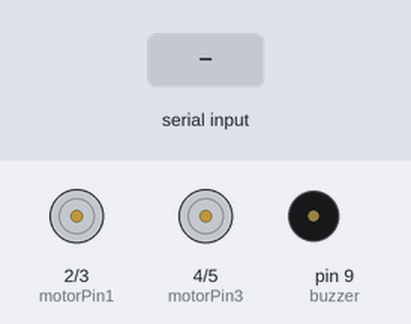
Bench run of a sketch on a simulated Arduino Uno, built with avr-gcc and run on an emulated ATmega328P. Shown: motor-driver pin pairs drawn as motors (green arrow = first pin HIGH = forward, orange = second pin HIGH = backward, longer = more drive), buzzer (waves = sounding). The test bench sets the inputs (shaded band).

Above: at 1.1 s.
3.1 s: "1" received over Serial
At 4.5 s:
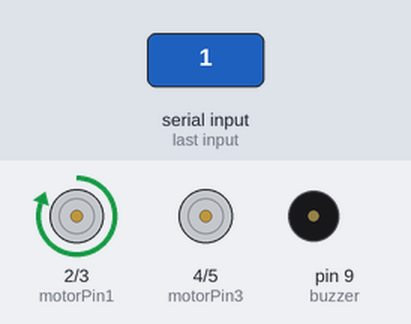
6.1 s: "2" received over Serial
At 7.8 s:
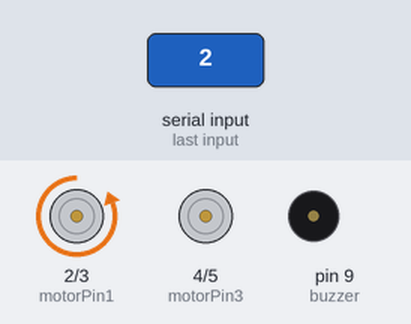
9.1 s: "3" received over Serial
At 10.3 s:
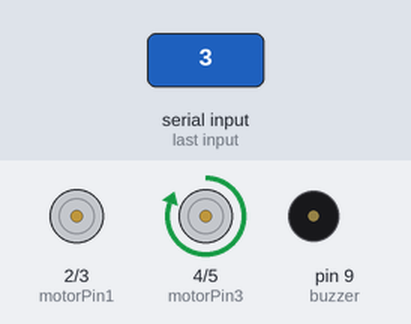
12.1 s: "4" received over Serial
At 13.8 s:
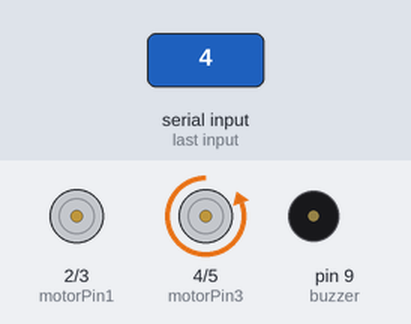
Timing chart, 0 to 16.1 s (numbered marks = the images above; inputs shaded):
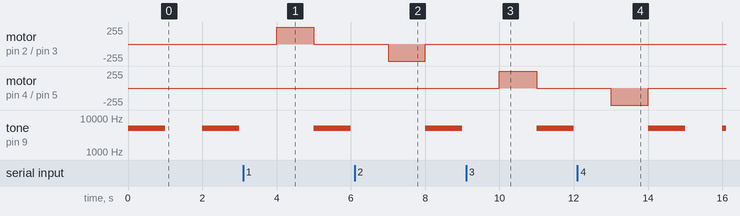

Measured:
- after the input at 3.1 s, motor on pin 2 (motorPin1) / pin 3 (motorPin2): stopped → forward 255/255 after 0.90 s, → stopped 1.0 s later
- after the input at 6.1 s, motor on pin 2 (motorPin1) / pin 3 (motorPin2): stopped → backward 255/255 after 0.90 s, → stopped 1.0 s later
- after the input at 9.1 s, motor on pin 4 (motorPin3) / pin 5 (motorPin4): stopped → forward 255/255 after 0.90 s, → stopped 1.0 s later
- after the input at 12.1 s, motor on pin 4 (motorPin3) / pin 5 (motorPin4): stopped → backward 255/255 after 0.90 s, → stopped 1.0 s later

The sketch:

buttonselectorarduino.ino
```cpp
int motorPin1 = 2;
int motorPin2 = 3;
int motorPin3 = 4;
int motorPin4 = 5;

const int buzzer = 9; //buzzer to arduino pin 9

void setup() {
  // Set motor pins as outputs
  pinMode(motorPin1, OUTPUT);
  pinMode(motorPin2, OUTPUT);
  pinMode(motorPin3, OUTPUT);
  pinMode(motorPin4, OUTPUT);

  pinMode(buzzer, OUTPUT); // Set buzzer - pin 9 as an output

  // Start serial communication
  Serial.begin(9600);
}

void loop() {

  tone(buzzer, 5000); // Send 1KHz sound signal...
  delay(1000);         // ...for 1 sec
  noTone(buzzer);     // Stop sound...
  delay(1000);         // ...for 1sec

  if (Serial.available() > 0) {
    char command = Serial.read();

    // Turn off all motors
    digitalWrite(motorPin1, LOW);
    digitalWrite(motorPin2, LOW);
    digitalWrite(motorPin3, LOW);
    digitalWrite(motorPin4, LOW);

    // Check the command and activate the corresponding motor
    switch(command) {
      case '1':
        digitalWrite(motorPin1, HIGH);
        delay(1000); // Wait for 1 second
        digitalWrite(motorPin1, LOW);
        break;
      case '2':
        digitalWrite(motorPin2, HIGH);
        delay(1000); // Wait for 1 second
        digitalWrite(motorPin2, LOW);
        break;
      case '3':
        digitalWrite(motorPin3, HIGH);
        delay(1000); // Wait for 1 second
        digitalWrite(motorPin3, LOW);
        break;
      case '4':
        digitalWrite(motorPin4, HIGH);
        delay(1000); // Wait for 1 second
        digitalWrite(motorPin4, LOW);
        break;
    }
  }
}
```
